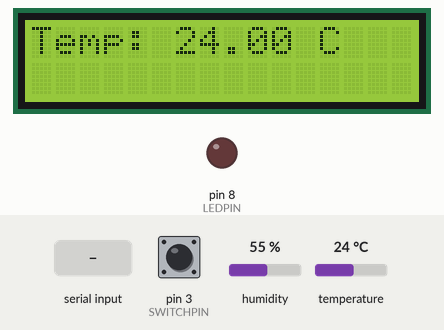
The program below on a simulated Arduino Uno, built with avr-gcc and run on an emulated ATmega328P. On the bench: 16×2 character LCD, output pins drawn as LEDs (lit = HIGH). Inputs (shaded band) come from the test bench; at power-on: pin 3 (SWITCHPIN) LOW, humidity 55 %, temperature 24 °C. What the program prints to the serial monitor is not drawn.

Above: at 3.2 s.
3.3 s: "WARNING\n" received over Serial
At 4.5 s:
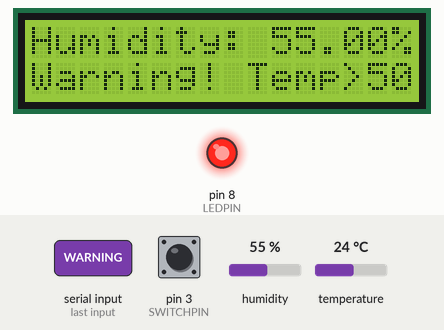
5.6 s: pin 3 (SWITCHPIN) pulled HIGH for 1 s
At 6.9 s:
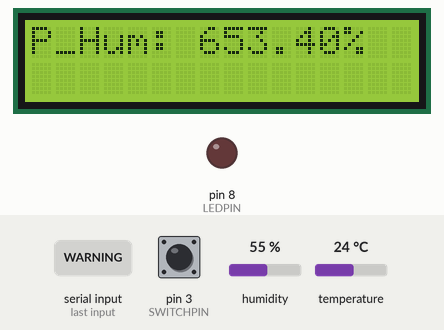
8.1 s: pin 3 (SWITCHPIN) pulled HIGH for 3.2 s
At 10.1 s:
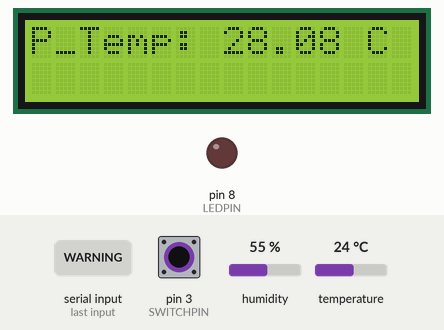
12.8 s: "WARNING\n" received over Serial
At 14.0 s:
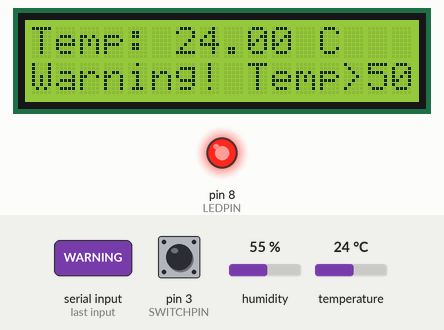
14.9 s: humidity set to 22 %
At 17.3 s:
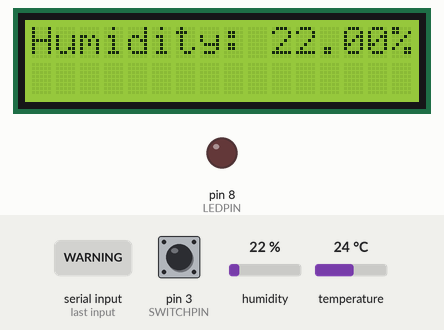
17.9 s: temperature set to 12 °C
At 20.3 s:
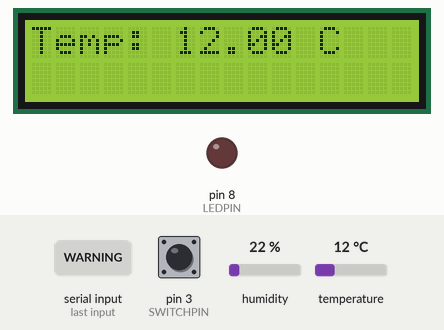
Timing chart, 0 to 21.8 s (numbered marks = the images above; inputs shaded):
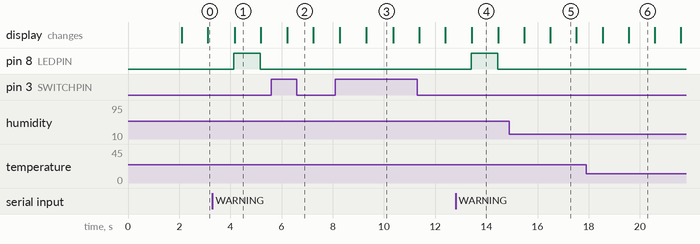

The program:

main.cpp
```cpp
#include "DHT.h" // DHT sensor library
#include <Arduino.h>
#include <LiquidCrystal_I2C.h> // Library for I2C LCD
#include <Wire.h>              // For I2C communication

#define DHTPIN 2      // Pin where the DHT22 is connected
#define DHTTYPE DHT22 // DHT22 sensor type
#define LEDPIN 8      // Pin where LED is connected
#define SWITCHPIN 3   // Pin where switch connected

DHT dht(DHTPIN, DHTTYPE);           // Initialize the DHT sensor
LiquidCrystal_I2C lcd(0x27, 16, 2); // Initialize I2C LCD at address 0x27, 16 columns and 2 rows

bool showTemp = true; // Show status, true for temp and false for humidity
bool showTemp_warning = false;
unsigned long lastSwitchTime = 0; // last time of chagne
unsigned long lastSwitchTime_warning = 0;
const unsigned long interval = 1000; // time interval of change status
const unsigned long interval_warning = 4000;

const int dataPoints = 15;      // Number of data points for prediction
float tempData[dataPoints];     // Array to store temperature data
float humidityData[dataPoints]; // Array for humidity
unsigned long lastDataCollection = 0;
int currentDataIndex = 0;

float predictQuadratic(float y[]);

void setup() {
    lcd.init();                       // LCD initialization
    lcd.backlight();                  // Turn on the LCD backlight
    dht.begin();                      // dht sensor starting
    pinMode(LEDPIN, OUTPUT);          // set the LED as output
    pinMode(SWITCHPIN, INPUT_PULLUP); // set the switch
    lcd.print("Initializing...");     // first message on LCD
    delay(2000);                      // Pauses the program execution for 2000 milliseconds.
    Serial.begin(9600);               // Initialize serial communication at a baud rate of 9600
}

void collectData(float temp, float humidity) {
    if (millis() - lastDataCollection >= interval) {
        tempData[currentDataIndex] = temp;
        humidityData[currentDataIndex] = humidity;
        currentDataIndex = (currentDataIndex + 1) % dataPoints; // Keep rotating the data
        lastDataCollection = millis();
    }
}

void loop() {
    // get temp and humidity data from environment
    float humidity = dht.readHumidity();
    float temperature = dht.readTemperature();

    // check the correctness of data
    if (isnan(humidity) || isnan(temperature)) {
        lcd.clear();
        lcd.print("Sensor Error");
        delay(2000);
        return;
    }

    collectData(temperature, humidity);

    Serial.print("Temperature: ");
    Serial.println(temperature);
    Serial.print("Humidity: ");
    Serial.println(humidity);

    // Switch pressed: enter prediction mode
    if (digitalRead(SWITCHPIN) == HIGH) {
        lcd.clear();
        lcd.setCursor(0, 0);
        lcd.print("Predicting...");

        // Fetch past data (collected over time)
        float predictedTemp = predictQuadratic(tempData);
        float predictedHum = predictQuadratic(humidityData);

        if (millis() - lastSwitchTime >= interval) {
            showTemp = !showTemp;      // change status
            lastSwitchTime = millis(); // update the status time
        }

        lcd.clear();

        if (showTemp) {
            lcd.setCursor(0, 0);
            lcd.print("P_Temp: ");
            lcd.print(predictedTemp);
            lcd.print(" C");
        } else {
            lcd.setCursor(0, 0);
            lcd.print("P_Hum: ");
            lcd.print(predictedHum);
            lcd.print("%");
        }
        delay(1000);
        return;
    }

    // check some conditions for warning
    if (Serial.available()) {
        String warning = Serial.readStringUntil('\n'); // Read the warning from Python
        if (warning == "WARNING") {
            if (millis() - lastSwitchTime_warning >= interval) { // shows message just one second
                showTemp_warning = false;
            }
            if (millis() - lastSwitchTime_warning >= interval_warning) {
                lastSwitchTime_warning = millis();
                showTemp_warning = true;
            }
        }
    }
    else {
        digitalWrite(LEDPIN, LOW); // LED will turn off
        showTemp_warning = false;
    }

    // chagne the status each one second interval
    if (millis() - lastSwitchTime >= interval) {
        showTemp = !showTemp;      // change status
        lastSwitchTime = millis(); // update the status time
    }

    lcd.clear();
    if (showTemp_warning) {         // check the warning
        digitalWrite(LEDPIN, HIGH); // turn on the LED
        lcd.setCursor(0, 1);
        lcd.print("Warning! Temp>50");
        Serial.println("Warning received: High Temp!");
    }

    if (showTemp) {
        lcd.setCursor(0, 0);
        lcd.print("Temp: ");
        lcd.print(temperature);
        lcd.print(" C");
    }

    else {
        lcd.setCursor(0, 0);
        lcd.print("Humidity: ");
        lcd.print(humidity);
        lcd.print("%");
    }

    delay(1000); // delay for fix the LCD showing
}

float predictQuadratic(float y[]) {
    unsigned long futureX = 30.0;
    // calculation of coefficients => a*x^2 + b*x + c
    float x1 = 3, x2 = 8, x3 = 13;
    float z[3];

    for (int j = 0; j < 3; j++) {
        int sum = 0;
        for (int i = 5 * j; i < 5 * j + 5; i++)
            sum += y[(currentDataIndex + i) % dataPoints];
        z[j] = sum / 5;
    }

    float y1 = z[0], y2 = z[1], y3 = z[2];

    float denom = (x1 - x2) * (x1 - x3) * (x2 - x3);
    float a = (y1 * (x2 - x3) + y2 * (x3 - x1) + y3 * (x1 - x2)) / denom;
    float b = (y1 * (x3 * x3 - x2 * x2) + y2 * (x1 * x1 - x3 * x3) + y3 * (x2 * x2 - x1 * x1)) / denom;
    float c = (y1 * (x2 * x3 * (x2 - x3)) + y2 * (x3 * x1 * (x3 - x1)) + y3 * (x1 * x2 * (x1 - x2))) / denom;

    // prediction
    return (a * futureX * futureX) + (b * futureX) + c;
}
```

Measured:
- after the input at 3.3 s, pin 8 (LEDPIN): LOW → HIGH after 0.83 s, → LOW 1.0 s later; the display: changes after 0.86 s (image 1)
- after the input at 5.6 s, the display: changes after 0.62 s (image 2)
- after the input at 8.1 s, the display: first changes after 0.18 s (image 3 shows a later state)
- after the input at 12.8 s, pin 8 (LEDPIN): LOW → HIGH after 0.60 s, → LOW 1.0 s later; the display: changes after 0.63 s (image 4)
- after the input at 14.9 s, the display: first differs from a run without the input after 1.6 s (image 5)
- after the input at 17.9 s, the display: first differs from a run without the input after 1.7 s (image 6)
- what the display in image 1 shows lasts 1.0 s, from 4.2 s to 5.2 s
